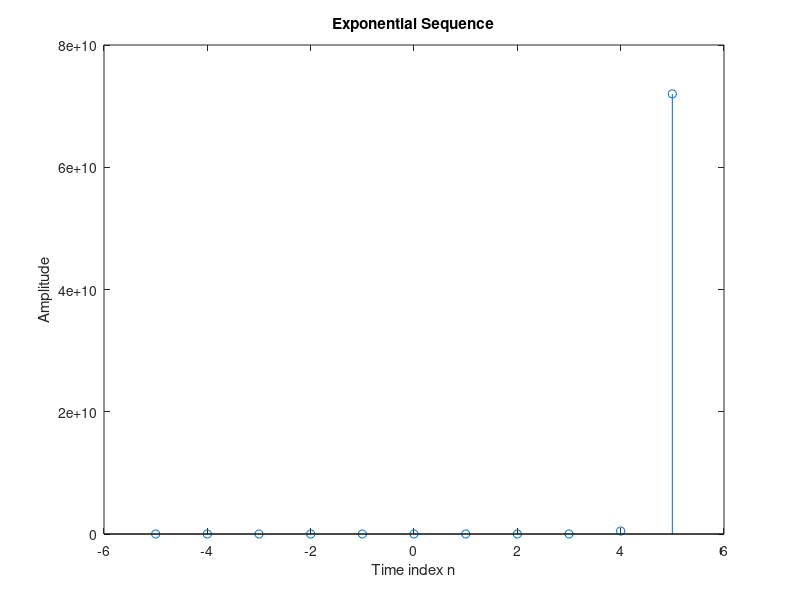

This figure's MATLAB source:
clear;clc;
%Exponential sequence
n=-5:5;
x=input('Enter a value for x : ');
%Generate the unit impulse sequence
y=exp(x*n);
%Plot the exponential sequence
stem(n,y);
title ('Exponential Sequence');
xlabel('Time index n');
ylabel('Amplitude');